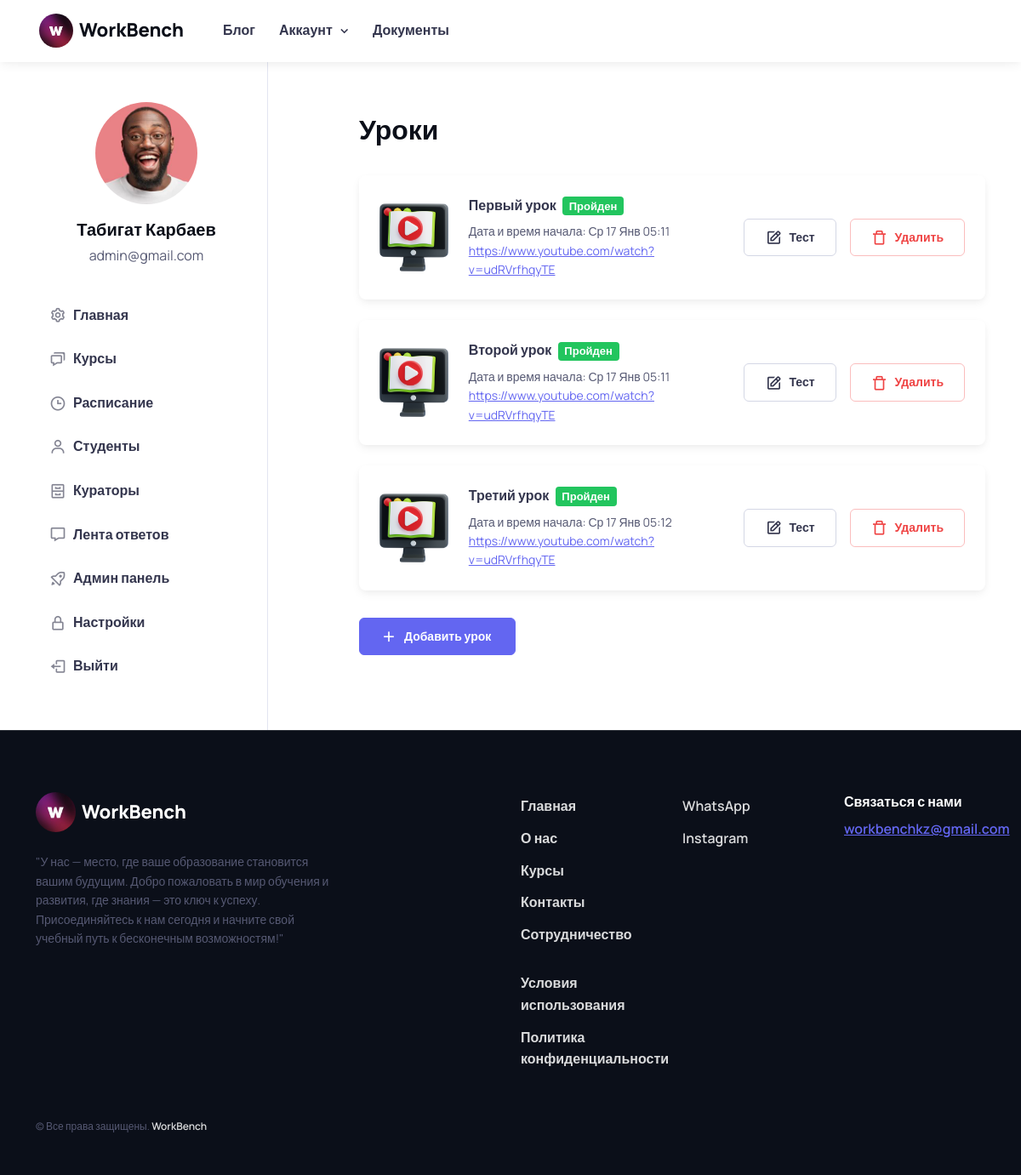
The page /users/student/courses/module/7/lessons/ (signed in) on the database its author committed.
### users/models.py (models this page shows, shortened)
class User(AbstractUser):
    ROLE_CHOICES = (
        ('student', 'Студент'),
        ('curator', 'Куратор'),
        ('admin', 'Администратор'),
    )
    COUNTRY_CHOICES = (
        ('kz', 'Казахстан'),
        ('ru', 'Россия'),
        ('ukr', 'Украина'),
        ('kg', 'Кыргызстан'),
        ('uz', 'Узбекистан'),
    )
    CITY_CHOICES = (
        ('tse', 'Астана'),
        ('ala', 'Алматы'),
        ('msq', 'Москва'),
        ('kiev', 'Киев'),
        ('bishkek', 'Бишкек'),
        ('tashkent', 'Ташкент'),
    )
    image = models.ImageField(upload_to='users_images', null=True, blank=True)
    role = models.CharField(max_length=10, choices=ROLE_CHOICES, default='student')
    phone = models.CharField(max_length=25, blank=True)
    bio = models.TextField(blank=True, null=True, default='Всем привет! Я ученик компании WorkBench!')
    country = models.CharField(choices=COUNTRY_CHOICES, max_length=15, default='kz')
    city = models.CharField(choices=CITY_CHOICES, max_length=20, default='tse')
    address = models.CharField(blank=True, null=True, default='', max_length=255)
    stream = models.ForeignKey('Stream', on_delete=models.SET_NULL, null=True, blank=True)

### courses/models.py (models this page shows, shortened)
class Lesson(models.Model):
    title = models.CharField(max_length=255)  # Название урока
    description = models.TextField()  # Описание урока
    zoom_link = models.URLField(blank=True, null=True)
    start_datetime = models.DateTimeField(blank=True, null=True)
    video = EmbedVideoField(blank=True, null=True) # Видео
    learn_documentation = models.FileField(blank=True, null=True)
    created_at = models.DateTimeField(auto_now_add=True, blank=True, null=True)
    order = models.PositiveIntegerField(default=0)
    module = models.ForeignKey(Module, on_delete=models.CASCADE)
    class Meta:
        verbose_name = 'Урок'
        verbose_name_plural = 'Уроки'

### courses/views.py (the view)
# urls.py: path('module/<int:module_id>/lessons/', LessonsByModule.as_view(), name='lessons_by_module'),
class LessonsByModule(View):
    template_student = 'student/starter-kit/lessons_list.html'
    template_curator = 'curator/starter-kit/lessons_list.html'
    template_admin = 'admin/starter-kit/lessons_list.html'
    def get(self, request, module_id):
        module = get_object_or_404(Module, id=module_id)
        lessons = module.lesson_set.all()  # Получаем все уроки модуля
        student = request.user
        test_results = {}
        if student.is_authenticated and student.role == 'student':
            for lesson in lessons:
                test_result = TestResult.objects.filter(student=student, lesson=lesson).first()
                test_results[lesson.id] = test_result
        context = {'module': module, 'lessons': lessons, 'test_results': test_results}
        if student.is_authenticated:
            if student.role == 'student':
                return render(request, self.template_student, context)
            elif student.role == 'curator':
                return render(request, self.template_curator, context)
            elif student.role == 'admin':
                return render(request, self.template_admin, context)
        return render(request, 'users/404.html')

### templates/admin/starter-kit/lessons_list.html (shortened to what this page needs)
{% extends 'admin/starter-kit/base.html' %}
{% load static %}
          {% block content %}
          <div class="col-md-8 offset-lg-1 pb-5 mb-2 mb-lg-4 pt-md-5 mt-n3 mt-md-0">
            <div class="ps-md-3 ps-lg-0 mt-md-2 pt-md-4 pb-md-2">
              <h1 class="h2 pt-xl-1 mb-3 pb-2 pb-lg-3">Уроки</h1>
              {% for lesson in lessons %}
              <div class="card d-sm-flex flex-sm-row align-items-sm-center justify-content-between border-0 shadow-sm p-3 p-md-4 mb-4">
                <div class="d-flex align-items-center pe-sm-3">
                  <a href="{% url 'users:admin:courses:lesson_view' lesson_id=lesson.id %}"><img src="{% static 'student/images/lesson.webp' %}" width="84" alt="lesson"></a>
                  <div class="ps-3 ps-sm-4">
                    <h6 class="mb-2"><a href="{% url 'users:admin:courses:lesson_view' lesson_id=lesson.id %}">{{ lesson.title }}</a> <span class="badge bg-success ms-1">Пройден</span></h6>
                    <div class="fs-sm">Дата и время начала: {{ lesson.start_datetime|date:"D d M H:i" }}</div>
                    {% if lesson.zoom_link %}
                    <div class="fs-sm"><a href="{{ lesson.zoom_link }}">{{ lesson.zoom_link }}</a></div>
                    {% endif %}
                  </div>
                </div>
                <div class="d-flex justify-content-end pt-3 pt-sm-0">
                  <button type="button" class="btn btn-outline-secondary px-3 px-xl-4 me-3">
                    <i class="bx bx-edit fs-xl me-lg-1 me-xl-2"></i>
                    <span class="d-none d-lg-inline">Тест</span>
                  </button>
                  <button type="button" class="btn btn-outline-danger px-3 px-xl-4">
                    <i class="bx bx-trash-alt fs-xl me-lg-1 me-xl-2"></i>
                    <span class="d-none d-lg-inline">Удалить</span>
                  </button>
                </div>
              </div>
              {% endfor %}
              <div class="py-2">
                <button type="button" class="btn btn-primary ps-4">
                  <i class="bx bx-plus fs-xl me-2"></i>
                  Добавить урок
                </button>
              </div>
            </div>
          </div>
          {% endblock %}

### templates/admin/starter-kit/base.html (shortened to what this page needs)
<!DOCTYPE html>
{% load static %}
{% load humanize %}
<html lang="en" data-bs-theme="light">
<head>
    <link rel="stylesheet" media="screen" href="{% static 'student/css/boxicons.min.css' %}">
    <link rel="stylesheet" media="screen" href="{% static 'student/css/swiper-bundle.min.css' %}">
    <link rel="stylesheet" media="screen" href="{% static 'student/css/theme.min.css' %}">
  </head>
  <body>
    <main class="page-wrapper">
      <header class="header navbar navbar-expand-lg bg-light border-bottom border-light shadow-sm fixed-top">
        <div class="container px-3">
          <a href="{% url 'website:home' %}" class="navbar-brand pe-3">
            <img src="{% static 'website/img/logo.jpg' %}" width="40" style="border-radius: 50px;" alt="WorkBench">
            WorkBench
          </a>
          <div id="navbarNav" class="offcanvas offcanvas-end">
            <div class="offcanvas-body">
              <ul class="navbar-nav me-auto mb-2 mb-lg-0">
                  <li class="nav-item">
                  <a href="{% url 'users:blog:blog' %}" class="nav-link">Блог</a>
                </li>
                <li class="nav-item dropdown">
                  <a href="#" class="nav-link dropdown-toggle" data-bs-toggle="dropdown" aria-current="page">Аккаунт</a>
                </li>
                <li class="nav-item">
                  <a href="docs/getting-started.html" class="nav-link">Документы</a>
                </li>
              </ul>
            </div>
          </div>
          <div class="form-check form-switch mode-switch pe-lg-1 ms-auto me-4" data-bs-toggle="mode">
          </div>
        </div>
      </header>
      <section class="container pt-5">
        <div class="row">
          <aside class="col-lg-3 col-md-4 border-end pb-5 mt-n5">
            <div class="position-sticky top-0">
              <div class="text-center pt-5">
                <div class="d-table position-relative mx-auto mt-2 mt-lg-4 pt-5 mb-3">
                  {% if user.image %}
                  <img src="{{ user.image.url }}" class="d-block rounded-circle" width="120" alt="{{ user.first_name }} {{ user.last_name }}">
                  {% else %}
                  <img src="{% static 'student/images/18.jpg' %}" class="d-block rounded-circle" width="120" alt="{{ user.first_name }} {{ user.last_name }}">
                  {% endif %}
                </div>
                <h2 class="h5 mb-1">{{ user.first_name }} {{ user.last_name }}</h2>
                <p class="mb-3 pb-3">{{ user.email }}</p>
                <div id="account-menu" class="list-group list-group-flush collapse d-md-block">
                {% with request.resolver_match.url_name as current_url_name %}
                  <a href="{% url 'users:admin:dashboard' %}" class="list-group-item list-group-item-action d-flex align-items-center {% if current_url_name == 'dashboard' %}active{% endif %}">
                    <i class="bx bx-cog fs-xl opacity-60 me-2"></i>
                    Главная
                  </a>
                  <a href="{% url 'users:admin:courses:courses' %}" class="list-group-item list-group-item-action d-flex align-items-center {% if current_url_name == 'courses' %}active{% endif %}">
                    <i class="bx bx-chat fs-xl opacity-60 me-2"></i>
                    Курсы
                  </a>
                  <a href="{% url 'users:admin:schedule:student_schedule' %}" class="list-group-item list-group-item-action d-flex align-items-center {% if current_url_name == 'student-schedule' %}active{% endif %}">
                    <i class="bx bx-time fs-xl opacity-60 me-2"></i>
                    Расписание
                  </a>
                  <a href="{% url 'users:admin:students_admin_check' %}" class="list-group-item list-group-item-action d-flex align-items-center {% if current_url_name == 'students' %}active{% endif %}">
                    <i class="bx bx-user fs-xl opacity-60 me-2"></i>
                    Студенты
                  </a>
                  <a href="{% url 'users:admin:curators_admin_check' %}" class="list-group-item list-group-item-action d-flex align-items-center {% if current_url_name == 'curators' %}active{% endif %}">
                    <i class="bx bx-cabinet fs-xl opacity-60 me-2"></i>
                    Кураторы
                  </a>
                  <a href="{% url 'users:admin:courses:answers_view' %}" class="list-group-item list-group-item-action d-flex align-items-center {% if current_url_name == 'student-schedule' %}active{% endif %}">
                    <i class="bx bx-message fs-xl opacity-60 me-2"></i>
                    Лента ответов
                  </a>
                  <a href="{% url 'admin:index' %}" class="list-group-item list-group-item-action d-flex align-items-center {% if current_url_name == 'student-schedule' %}active{% endif %}">
                    <i class="bx bx-rocket fs-xl opacity-60 me-2"></i>
                    Админ панель
                  </a>
                  <a href="{% url 'users:administrator:profile' %}" class="list-group-item list-group-item-action d-flex align-items-center {% if current_url_name == 'profile' %}active{% endif %}">
                    <i class="bx bx-lock-alt fs-xl opacity-60 me-2"></i>
                    Настройки
                  </a>
                  <a href="{% url 'users:admin:logout' %}" class="list-group-item list-group-item-action d-flex align-items-center">
                    <i class="bx bx-log-out fs-xl opacity-60 me-2"></i>
                    Выйти
                  </a>
                {% endwith %}
                </div>
              </div>
            </div>
          </aside>
          {% block content %}
          {% endblock %}
        </div>
      </section>
    </main>
    <footer class="footer bg-dark border-top border-light pt-5 pb-4 pb-lg-5" data-bs-theme="dark">
      <div class="container pt-lg-4">
        <div class="row pb-5">
          <div class="col-lg-4 col-md-6">
            <div class="navbar-brand text-dark p-0 me-0 mb-3 mb-lg-4">
              <img style="border-radius: 50px;" src="{% static 'website/img/logo.jpg' %}" width="47px" alt="WorkBench">
              WorkBench
            </div>
            <p class="fs-sm pb-lg-3 mb-4">"У нас — место, где ваше образование становится вашим будущим. Добро пожаловать в мир обучения и развития, где знания — это ключ к успеху. Присоединяйтесь к нам сегодня и начните свой учебный путь к бесконечным возможностям!"</p>
          </div>
          <div class="col-xl-6 col-lg-7 col-md-5 offset-xl-2 offset-md-1 pt-4 pt-md-1 pt-lg-0">
            <div id="footer-links" class="row">
              <div class="col-lg-4">
                <div id="useful-links" class="collapse d-lg-block" data-bs-parent="#footer-links">
                  <ul class="nav flex-column pb-lg-1 mb-lg-3">
                    <li class="nav-item"><a href="{% url 'website:home'%}#" class="nav-link d-inline-block px-0 pt-1 pb-2">Главная</a></li>
                    <li class="nav-item"><a href="{% url 'website:about'%}#" class="nav-link d-inline-block px-0 pt-1 pb-2">О нас</a></li>
                    <li class="nav-item"><a href="{% url 'website:courses'%}#" class="nav-link d-inline-block px-0 pt-1 pb-2">Курсы</a></li>
                    <li class="nav-item"><a href="{% url 'website:contacts'%}#" class="nav-link d-inline-block px-0 pt-1 pb-2">Контакты</a></li>
                    <li class="nav-item"><a href="{% url 'website:collaboration'%}#" class="nav-link d-inline-block px-0 pt-1 pb-2">Сотрудничество</a></li>
                  </ul>
                  <ul class="nav flex-column mb-2 mb-lg-0">
                    <li class="nav-item"><a href="{% url 'website:terms'%}#" class="nav-link d-inline-block px-0 pt-1 pb-2">Условия использования</a></li>
                    <li class="nav-item"><a href="{% url 'website:privacy'%}#" class="nav-link d-inline-block px-0 pt-1 pb-2">Политика конфиденциальности</a></li>
                  </ul>
                </div>
              </div>
              <div class="col-xl-4 col-lg-3">
                <div id="social-links" class="collapse d-lg-block" data-bs-parent="#footer-links">
                  <ul class="nav flex-column mb-2 mb-lg-0">
                    <a href="https://wa.me/87077772817" class="nav-link d-inline-block px-0 pt-1 pb-2">WhatsApp</a>
                    <li class="nav-item"><a href="https://www.instagram.com/workbench.kz/" class="nav-link d-inline-block px-0 pt-1 pb-2">Instagram</a></li>
                  </ul>
                </div>
              </div>
              <div class="col-xl-4 col-lg-5 pt-2 pt-lg-0">
                <h6 class="mb-2">Связаться с нами</h6>
                <a href="mailto:workbenchkz@gmail.com" class="fw-medium">workbenchkz@gmail.com</a>
              </div>
            </div>
          </div>
        </div>
        <p class="nav d-block fs-xs text-center text-md-start pb-2 pb-lg-0 mb-0">
          &copy; Все права защищены.
          <a class="nav-link d-inline-block p-0" href="{% url 'website:home' %}" target="_blank" rel="noopener">WorkBench</a>
        </p>
      </div>
    </footer>
</body>
</html>

### rows shown on the page
User: image (picture), first_name "Табигат", last_name "Карбаев", email "admin@gmail.com"
Lesson: title "Первый урок", start_datetime "Ср 17 Янв 05:11", zoom_link "https://www.youtube.com/watch?v=udRVrfhqyTE"
Lesson: title "Второй урок", start_datetime "Ср 17 Янв 05:11", zoom_link "https://www.youtube.com/watch?v=udRVrfhqyTE"
Lesson: title "Третий урок", start_datetime "Ср 17 Янв 05:12", zoom_link "https://www.youtube.com/watch?v=udRVrfhqyTE"
